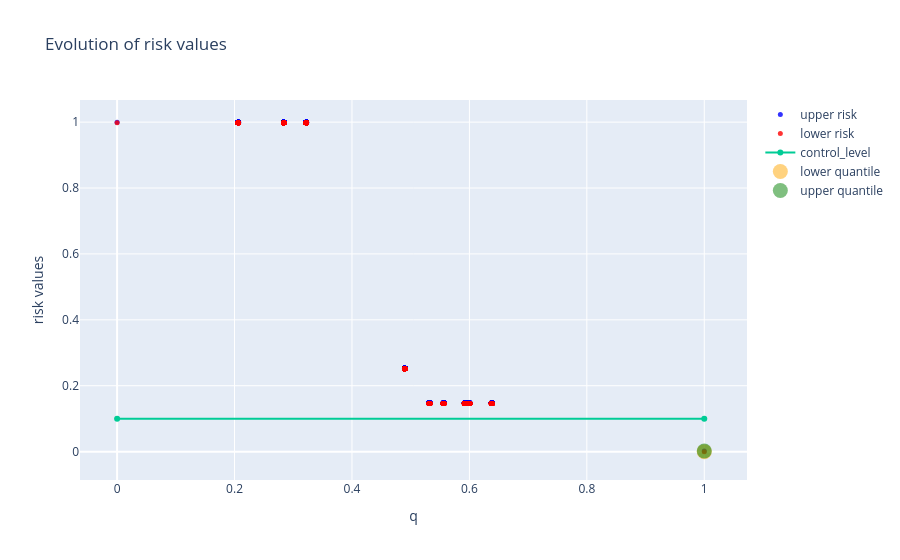

Write notebook code for a chart like this one.
### Code cell
fig = go.Figure()
fig.add_trace(
    go.Scatter(
        x=q_values,
        y=upper_fnr_risk_values,
        name="upper risk",
        mode="markers",  # Specify the marker mode ('markers' for scatter plot)
        marker=dict(
            size=5,  # Set the marker size
            color="blue",  # Set the marker color
            opacity=0.8,  # Set the marker opacity
        ),
    )
)

fig.add_trace(
    go.Scatter(
        x=q_values,
        y=lower_fnr_risk_values,
        name="lower risk",
        mode="markers",  # Specify the marker mode ('markers' for scatter plot)
        marker=dict(
            size=5,  # Set the marker size
            color="red",  # Set the marker color
            opacity=0.8,  # Set the marker opacity
        ),
    )
)
fig.add_trace(
    go.Scatter(
        x=[q_values[0], q_values[-1]],
        y=[control_level, control_level],
        name="control_level",
    )
)
fig.add_trace(
    go.Scatter(
        x=[q_values[lower_quantile_index]],
        y=[lower_fnr_risk_values_at_q],
        name="lower quantile",
        mode="markers",  # Specify the marker mode ('markers' for scatter plot)
        marker=dict(
            size=15,  # Set the marker size
            color="orange",  # Set the marker color
            opacity=0.5,  # Set the marker opacity
        ),
    )
)
fig.add_trace(
    go.Scatter(
        x=[q_values[upper_quantile_index]],
        y=[upper_fnr_risk_values_at_q],
        name="upper quantile",
        mode="markers",  # Specify the marker mode ('markers' for scatter plot)
        marker=dict(
            size=15,  # Set the marker size
            color="green",  # Set the marker color
            opacity=0.5,  # Set the marker opacity
        ),
    )
)

fig.update_layout(
    title="Evolution of risk values",
    xaxis_title="q",
    yaxis_title="risk values",
)
fig.show()

### Figure 1 — Plotly figure (JSON) as saved in the notebook; plotly's stock layout.template omitted (floating-point values rounded to 4 significant figures; data arrays with more than 128 entries replaced by an {"elided": "..."} marker saying what was removed)
{"data": [{"marker": {"color": "blue", "opacity": 0.8, "size": 5}, "mode": "markers", "name": "upper risk", "type": "scatter", "x": {"elided": "5002 float values"}, "y": {"elided": "5002 float values"}}, {"marker": {"color": "red", "opacity": 0.8, "size": 5}, "mode": "markers", "name": "lower risk", "type": "scatter", "x": {"elided": "5002 float values"}, "y": {"elided": "5002 float values"}}, {"name": "control_level", "type": "scatter", "x": [0, 1], "y": [0.1, 0.1]}, {"marker": {"color": "orange", "opacity": 0.5, "size": 15}, "mode": "markers", "name": "lower quantile", "type": "scatter", "x": [1], "y": [0]}, {"marker": {"color": "green", "opacity": 0.5, "size": 15}, "mode": "markers", "name": "upper quantile", "type": "scatter", "x": [1], "y": [0.001996]}], "layout": {"title": {"text": "Evolution of risk values"}, "xaxis": {"title": {"text": "q"}}, "yaxis": {"title": {"text": "risk values"}}}}
